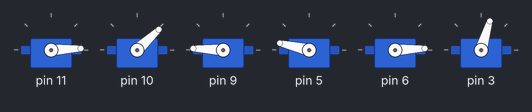
Bench run of a sketch on a simulated Arduino Uno, built with avr-gcc and run on an emulated ATmega328P. Shown: 6 × servo.

Above: at 0.1 s.
At 1.6 s:
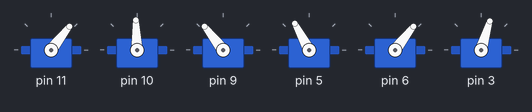
At 3.4 s:
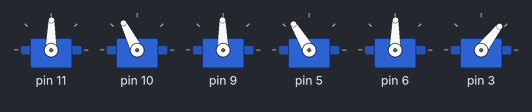
At 6.5 s:
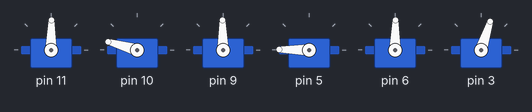
At 8.8 s:
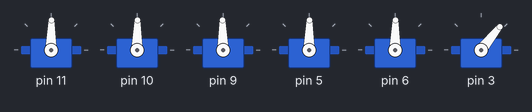
At 13.9 s:
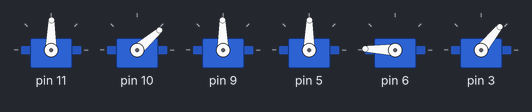
Timing chart, 0 to 15.4 s (numbered marks = the images above):
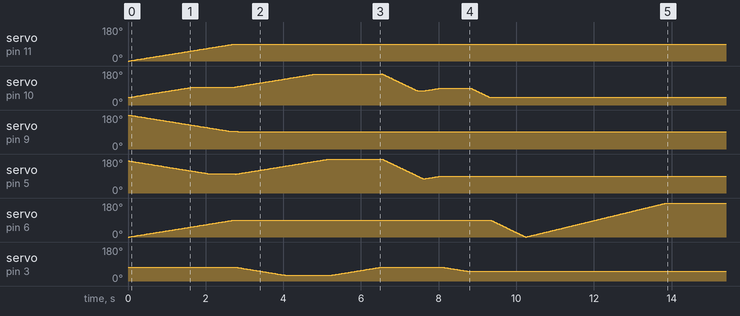

The sketch:

Paper_Airplane_Braccio.ino
```cpp
#include <Braccio.h>
#include <Servo.h>

Servo base;
Servo shoulder;
Servo elbow;
Servo wrist_rot;
Servo wrist_ver;
Servo gripper;


void setup() {

pinMode(12, OUTPUT);   // you need to set HIGH the pin 12
 digitalWrite(12, HIGH);

 Braccio.begin(SOFT_START_DISABLED); // and set a proper parameter to disable the soft start


 // Braccio.begin();

  Braccio.ServoMovement(30,         90, 96, 94, 100, 90,  73);     // 90 up (default)


  // picking up

  Braccio.ServoMovement(30,         90, 165, 90, 180, 90, 30);
  Braccio.ServoMovement(30,         90, 165, 90, 180, 90, 73);

  // prepare to throw

  Braccio.ServoMovement(10, 90, 75, 90, 75, 90, 73);

  // throwing

  int count = 0;

    int m1 = 90;
     int m2 = 90; // 75 --> 150
    int m3 = 90;
    int m4 = 90;
    int m5 = 90;
    // int m6 = 73;      // --> 50

    int m6 = 73;

  Braccio.ServoMovement(30    ,m1, m2, m3, m4, m5, m6);


  Braccio.ServoMovement(30    ,m1, m2, m3, m4, m5, 50);


Braccio.ServoMovement(10    ,m1, 40, m3, m4, m5, 50);

for(int i=0;i<180;i++)
{
  Braccio.ServoMovement(10    ,m1, 40, m3, m4, i, 50);
}

//Braccio.ServoMovement(10    ,m1, 165, m3, 0, m5, 50);


  for(int i=90;i<120;i++)
  {

    //going forward

 // Braccio.ServoMovement(10    ,m1, i, m3, m4, m5, 50);

 // if(i == 119) Braccio.ServoMovement(10    ,m1, 160, m3, m4, m5, 50);


  }


}

void loop() {


}
```
